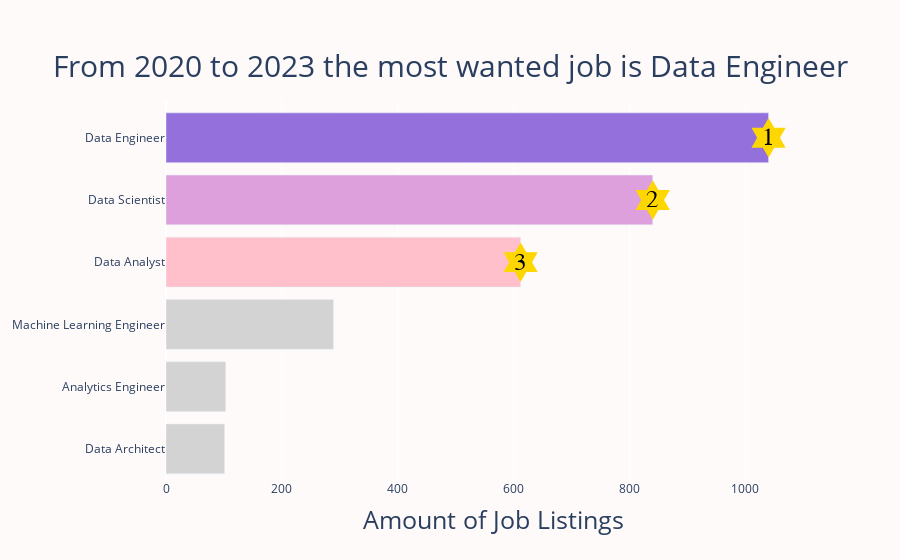

Notebook code for this chart:
### Markdown cell above
# What's the most Wanted Job Around the World?

### Code cell
top_jobs = top_jobs_df['job_title'].value_counts().sort_values(ascending=True)
top_jobs = top_jobs[5:]

fig6 = go.Figure(go.Bar(
    y=top_jobs.index,
    x=top_jobs.values,
    orientation='h',
    marker=dict(color=['lightgray'] * (len(top_jobs) - 3) + ['pink', 'plum', 'mediumpurple']),#Asked ChatGPT to turn the first bar to Orange
))

# Asked Chat GPT to place an Hexagram Marker in the first bar
for i in range(3):
    fig6.add_trace(go.Scatter(
        x=[top_jobs.values[-i - 1]],  # X position taken from the value of the last 3 bars
        y=[top_jobs.index[-i - 1]],  # Y position taken from the index of the last 3 bars
        mode='markers',
        marker=dict(symbol='hexagram', color='gold', size=30),
        showlegend=False
    ))


text_values = ['3', '2', '1']
for i in range(len(text_values)):
    fig6.add_annotation(
        x=top_jobs.values[-3 + i],  # X position taken from the values of the last 3 bars
        y=top_jobs.index[-3 + i],  # Y position taken from the index of the last 3 bars
        xref="x",
        yref="y",
        text=text_values[i],  # Text value '1', '2', '3'
        showarrow=False,
        font=dict(
            family="Courier New, monospace",
            size=25,
            color="black",
        ),
        align="center",
        arrowhead=2,
        arrowsize=1,
        arrowwidth=2,
        arrowcolor="indigo",
        ax=0,
        ay=-38,
    )


fig6.update_layout(
    title={
        'text': "From 2020 to 2023 the most wanted job is Data Engineer",
        'y':0.9,
        'x':0.5,
        'font': {'size': 30},
        'xanchor': 'center',
        'yanchor': 'top'},
    xaxis_title=dict(text='Amount of Job Listings', font=dict(size=25)),
    showlegend=False,
    plot_bgcolor='snow',  
    paper_bgcolor='snow',
)



fig6.show()

### Figure 1 — Plotly figure (JSON) as saved in the notebook; plotly's stock layout.template omitted (floating-point values rounded to 4 significant figures)
{"data": [{"marker": {"color": ["lightgray", "lightgray", "lightgray", "pink", "plum", "mediumpurple"]}, "orientation": "h", "type": "bar", "x": [101, 103, 289, 612, 840, 1040], "y": ["Data Architect", "Analytics Engineer", "Machine Learning Engineer", "Data Analyst", "Data Scientist", "Data Engineer"]}, {"marker": {"color": "gold", "size": 30, "symbol": "hexagram"}, "mode": "markers", "showlegend": false, "type": "scatter", "x": [1040], "y": ["Data Engineer"]}, {"marker": {"color": "gold", "size": 30, "symbol": "hexagram"}, "mode": "markers", "showlegend": false, "type": "scatter", "x": [840], "y": ["Data Scientist"]}, {"marker": {"color": "gold", "size": 30, "symbol": "hexagram"}, "mode": "markers", "showlegend": false, "type": "scatter", "x": [612], "y": ["Data Analyst"]}], "layout": {"annotations": [{"align": "center", "arrowcolor": "indigo", "arrowhead": 2, "arrowsize": 1, "arrowwidth": 2, "ax": 0, "ay": -38, "font": {"color": "black", "family": "Courier New, monospace", "size": 25}, "showarrow": false, "text": "3", "x": 612, "xref": "x", "y": "Data Analyst", "yref": "y"}, {"align": "center", "arrowcolor": "indigo", "arrowhead": 2, "arrowsize": 1, "arrowwidth": 2, "ax": 0, "ay": -38, "font": {"color": "black", "family": "Courier New, monospace", "size": 25}, "showarrow": false, "text": "2", "x": 840, "xref": "x", "y": "Data Scientist", "yref": "y"}, {"align": "center", "arrowcolor": "indigo", "arrowhead": 2, "arrowsize": 1, "arrowwidth": 2, "ax": 0, "ay": -38, "font": {"color": "black", "family": "Courier New, monospace", "size": 25}, "showarrow": false, "text": "1", "x": 1040, "xref": "x", "y": "Data Engineer", "yref": "y"}], "paper_bgcolor": "snow", "plot_bgcolor": "snow", "showlegend": false, "title": {"font": {"size": 30}, "text": "From 2020 to 2023 the most wanted job is Data Engineer", "x": 0.5, "xanchor": "center", "y": 0.9, "yanchor": "top"}, "xaxis": {"title": {"font": {"size": 25}, "text": "Amount of Job Listings"}}}}
